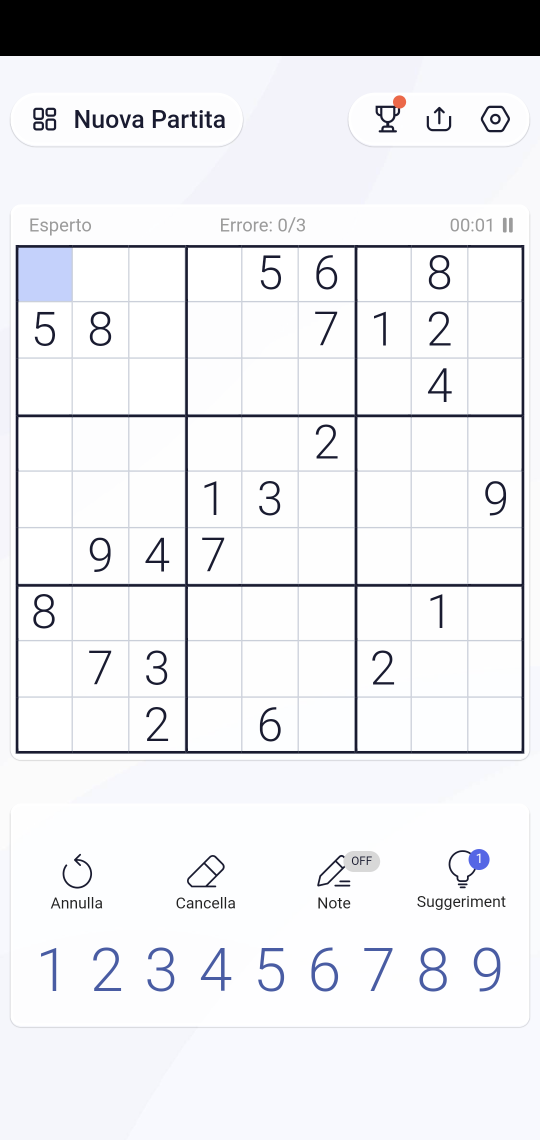
#> input picture screen.png, 1080 x 2280 px (shown at 1/2 size)
$ python edgeSensitivity.py
#> lines starting #> are read from the running program, lines starting #| are printed output that depends on the picture; after the words box and inside, x2 and y2 are one past the last pixel; in counts of white or black regions, pixels touching at a corner belong together
# Author: Luca Onesto

import numpy as np
import cv2
import math
import matplotlib.pyplot as plt

def print_img(img,msg):
    print(msg)
    print('Type Enter to Continue')
    cv2.imshow('Image',img)
    cv2.waitKey(0)
    # cv2.destroyAllWindows()

def img_resize(img,resize_factor):
    if resize_factor <= 0 or resize_factor >= 100:
        return(img)
    else:
        width = int(img.shape[1] * (100-resize_factor) / 100)
        height = int(img.shape[0] *(100-resize_factor) / 100)
        dim = (width, height)
        # resize image
        resized_img = cv2.resize(img, dim)
        return(resized_img)


#import image through opencv
gray_img = cv2.imread('screen.png',cv2.IMREAD_GRAYSCALE)
#> gray_img: shape (2280, 1080); min 0, max 255, mean 230.9
# print_img(gray_img,'Plot grayscale image')

#edge detection
canny_th = 120
edges_img = cv2.Canny(gray_img,canny_th,canny_th)
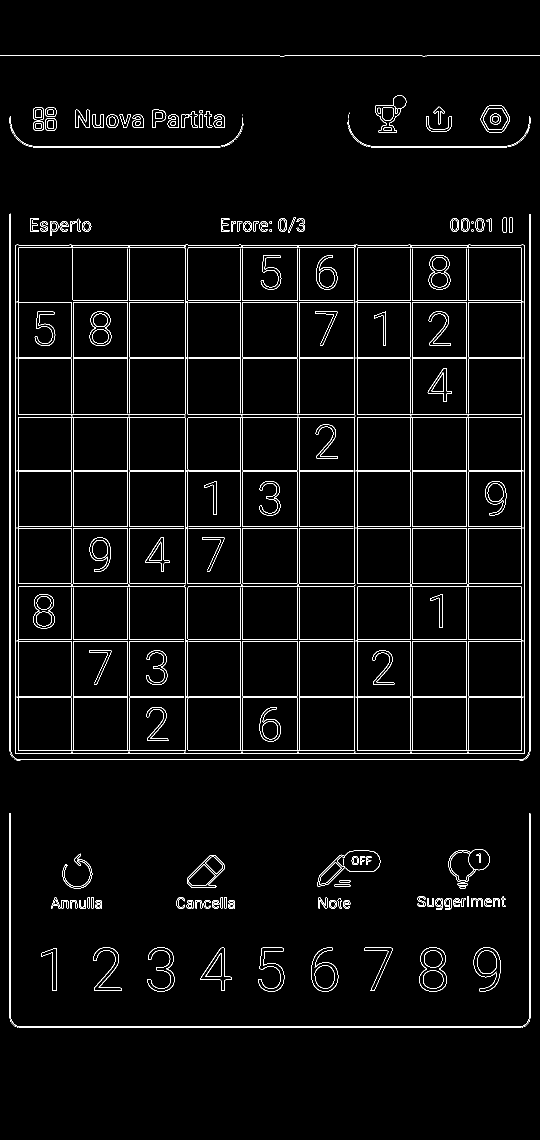
#> edges_img: shape (2280, 1080) (shown at 1/2 size); 3% white in thin lines or dots, all inside (x1, y1, x2, y2) = (0, 111, 1080, 2056)

# plot images in parallel
result_img = np.hstack((gray_img, edges_img))
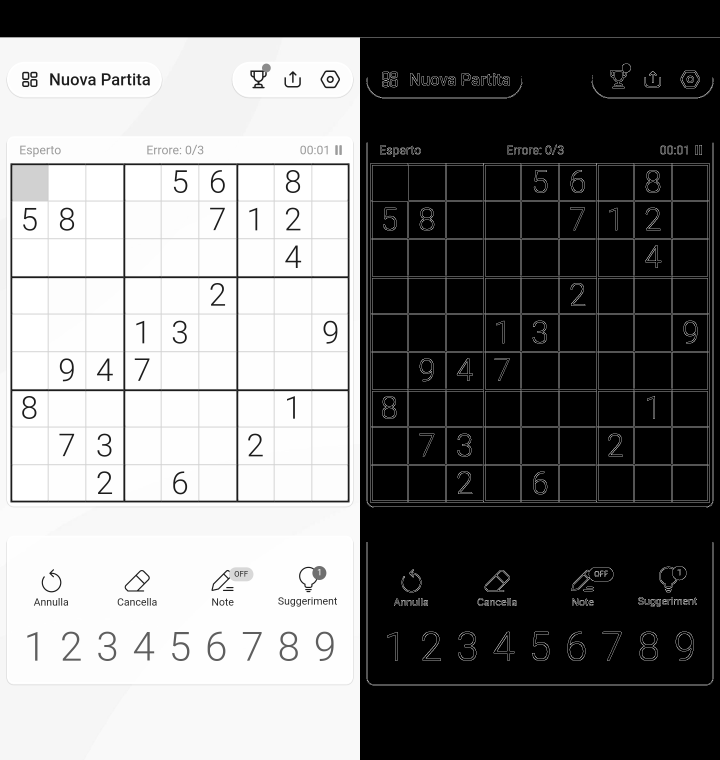
#> result_img: shape (2280, 2160) (shown at 1/3 size); min 0, max 255, mean 119.3
title_image = 'Resulting_img '+str(canny_th)+'.png'
cv2.imwrite(title_image,result_img)
